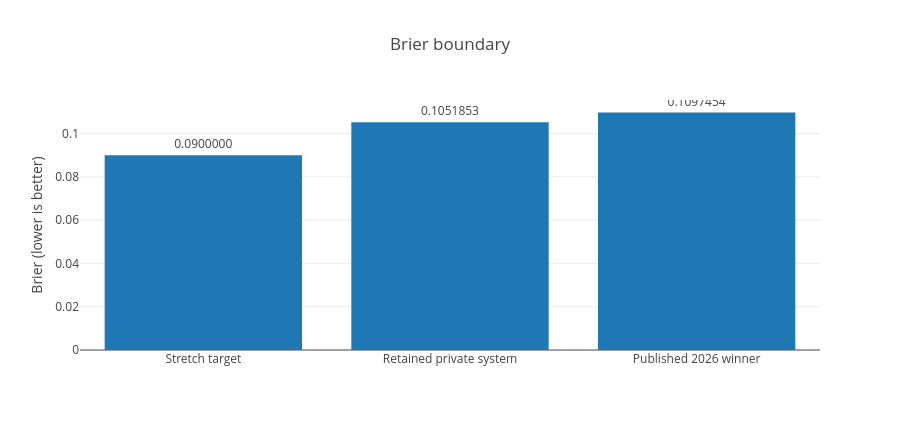

The code cell stored with this chart in its notebook:
### Markdown cell above
## 1. Research boundary
Lower Brier is better. The private research boundary is numerically below the published 2026 winning benchmark, but all 2026 comparisons are post-competition and should be interpreted as applied research rather than an original leaderboard result.

### Code cell
fig = go.Figure(go.Bar(x=['Stretch target','Retained private system','Published 2026 winner'], y=[target, champion, winner], text=[f'{x:.7f}' for x in [target, champion, winner]], textposition='outside'))
fig.update_layout(title='Brier boundary', yaxis_title='Brier (lower is better)', height=430)
fig.show()

### Figure 1 — Plotly figure (JSON) as saved in the notebook; plotly's stock layout.template omitted (floating-point values rounded to 4 significant figures)
{"data": [{"type": "bar", "x": ["Stretch target", "Retained private system", "Published 2026 winner"], "y": [0.09, 0.1052, 0.1097], "text": ["0.0900000", "0.1051853", "0.1097454"], "textposition": "outside"}], "layout": {"yaxis": {"title": {"text": "Brier (lower is better)"}}, "height": 430, "title": {"text": "Brier boundary"}}}
